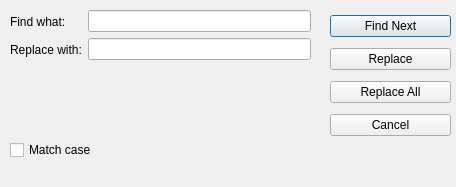
<?xml version="1.0" encoding="UTF-8"?>
<ui version="4.0">
 <class>ReplaceDialog</class>
 <widget class="QDialog" name="ReplaceDialog">
  <property name="geometry">
   <rect>
    <x>0</x>
    <y>0</y>
    <width>456</width>
    <height>187</height>
   </rect>
  </property>
  <property name="windowTitle">
   <string>Dialog</string>
  </property>
  <widget class="QWidget" name="verticalLayoutWidget">
   <property name="geometry">
    <rect>
     <x>330</x>
     <y>10</y>
     <width>121</width>
     <height>135</height>
    </rect>
   </property>
   <layout class="QVBoxLayout" name="verticalLayout">
    <item>
     <widget class="QPushButton" name="buttonFindNext">
      <property name="text">
       <string>Find Next</string>
      </property>
     </widget>
    </item>
    <item>
     <widget class="QPushButton" name="buttonReplace">
      <property name="text">
       <string>Replace</string>
      </property>
     </widget>
    </item>
    <item>
     <widget class="QPushButton" name="buttonReplaceAll">
      <property name="text">
       <string>Replace All</string>
      </property>
     </widget>
    </item>
    <item>
     <widget class="QPushButton" name="buttonCancel">
      <property name="text">
       <string>Cancel</string>
      </property>
     </widget>
    </item>
   </layout>
  </widget>
  <widget class="QWidget" name="horizontalLayoutWidget">
   <property name="geometry">
    <rect>
     <x>10</x>
     <y>10</y>
     <width>301</width>
     <height>51</height>
    </rect>
   </property>
   <layout class="QHBoxLayout" name="horizontalLayout">
    <item>
     <layout class="QVBoxLayout" name="verticalLayout_2">
      <item>
       <widget class="QLabel" name="label">
        <property name="font">
         <font>
          <pointsize>9</pointsize>
         </font>
        </property>
        <property name="text">
         <string>Find what:</string>
        </property>
       </widget>
      </item>
      <item>
       <widget class="QLabel" name="label_2">
        <property name="font">
         <font>
          <pointsize>9</pointsize>
         </font>
        </property>
        <property name="text">
         <string>Replace with:</string>
        </property>
       </widget>
      </item>
     </layout>
    </item>
    <item>
     <layout class="QVBoxLayout" name="verticalLayout_3">
      <item>
       <widget class="QLineEdit" name="findWhat"/>
      </item>
      <item>
       <widget class="QLineEdit" name="replaceWith"/>
      </item>
     </layout>
    </item>
   </layout>
  </widget>
  <widget class="QCheckBox" name="matchCase">
   <property name="geometry">
    <rect>
     <x>10</x>
     <y>140</y>
     <width>101</width>
     <height>20</height>
    </rect>
   </property>
   <property name="text">
    <string>Match case</string>
   </property>
  </widget>
 </widget>
 <resources/>
 <connections/>
</ui>
